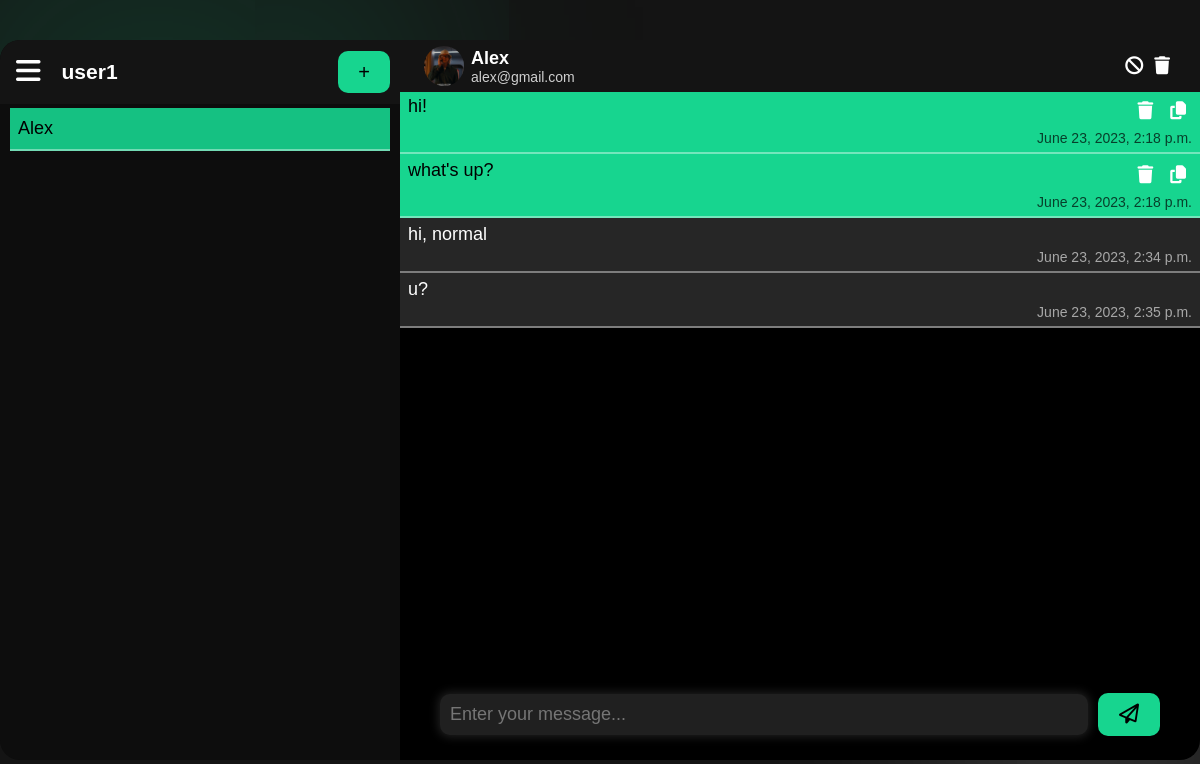
The page /chats/Alex-user1 (signed in) on the database its author committed.
### base/models.py (models this page shows, shortened)
class Chat(models.Model):
   user1 = models.ForeignKey(User, on_delete=models.CASCADE, related_name='user1')
   user2 = models.ForeignKey(User, on_delete=models.CASCADE, related_name='user2')
   slug = models.CharField(max_length=100, unique=True)

class Profile(models.Model):
   user = models.ForeignKey(User, on_delete=models.CASCADE, related_name='user')
   image = models.ImageField(upload_to='profile',
                             validators=[FileExtensionValidator(allowed_extensions=['jpg', 'png', 'svg', 'gif'])],
                             default='/profile/default_profile.jpg')
   about = models.TextField(blank=True, max_length=100)
   blocked_users = models.ManyToManyField(User, blank=True, related_name='blocked_users')
   def __str__(self):
       return self.user.username

class Message(models.Model):
   chat = models.ForeignKey(Chat, on_delete=models.SET_NULL, null=True)
   user = models.ForeignKey(User, on_delete=models.CASCADE)
   message = models.TextField(max_length=10000)
   created = models.DateTimeField(auto_now_add=True)
   updated = models.DateTimeField(auto_now=True)

### base/views/chat.py (the view, shortened to what this page needs)
# urls.py: path('chats/<str:slug>', chat.chat, name='chat'),
@login_required(login_url='base:sign-in')
def chat(request, slug):
   type = 'chat'
   one_chat = Chat.objects.get(slug=slug)
   if request.user == one_chat.user2:
      profile_user2 = Profile.objects.get(user=one_chat.user1)
   else:
      profile_user2 = Profile.objects.get(user=one_chat.user2)
   messages = Message.objects.filter(chat=one_chat)
   chats = Chat.objects.filter(Q(user1 =request.user) | Q(user2=request.user))
   print(profile_user2, profile_user2.image, profile_user2.user.username)
   context = {
      'type': type,
      'one_chat': one_chat,
      'profile_user2': profile_user2,
      'texts': messages,
      'chats': chats,
   }
   return render(request, 'base/Chat.html', context)

### base/templates/base/Chat.html (shortened to what this page needs)
{% include 'main.html' %}
{% load static  %}
{% block title %}
<link rel="stylesheet" href="{% static 'css/auth.css' %}">
<link rel="stylesheet" href="{% static 'css/chat.css' %}">
{% endblock title %}
{% block content %}
<div class="pre__form">
   <div class="form">
      <div class="form__left">
         <div class="form__left__header">
            <div class="header__left">
               <div class="icon show__menu" >
                  <i class="fa-solid fa-bars"></i>
               </div>
               <h3>{{request.user.username}}</h3>
            </div>
            <div class="header__center">
              <a href="{% url 'base:create-chat' %}" class="btn">+ </a>
            </div>
         </div>
         <div class="form__left__chats">
            {% for chat in chats %}
            <a
               class="chat"
               href="{% url 'base:chat' chat.slug %}"
               {% if one_chat %}
                  {% if chat.slug ==  one_chat.slug %}
                     style ="   background-color: rgb(23, 213, 143, .9);color: black ;"
                  {% endif %}
               {% endif %}
            >
               {% if request.user == chat.user1 %}
               {{ chat.user2.username }}
               {% else %}
               {{ chat.user1.username }}
               {% endif %}
            </a>
            {% endfor %}
         </div>
      </div>
      <div class="form__right">
         {% if type == 'create' %}
            <form action="" method="POST" class="create_new_chate">
               {% csrf_token %}
               <input
                  type="email"
                  name="email"
                  placeholder="Enter user email..."
                  required>
               <button class="btn" type="submit">Create<button>
            </form>
         {% elif type == 'chat' %}
        <div class="pre__messages">
         <div class="pre__messages__header">
            <div class="pre__messages__header__left">
               {% if request.user == one_chat.user1 %}
               <img src="/static/media/{{profile_user2.image}}" alt="{{profile_user2.image}}">
               <section class="data">
                  <b>{{one_chat.user2.username}}</b>
                  <p>{{one_chat.user2.email}}</p>
               </section>
               {% else %}
               <img src="/static/media/{{profile_user2.image}}" alt="{{profile_user2.image}}">
               <section class="data">
                  <b>{{one_chat.user1.username}}</b>
                  <p>{{one_chat.user1.email}}</p>
               </section>
               {% endif %}
            </div>
            <div class="pre__messages__header__right">
               <i class="fa-solid fa-ban"></i>
               <a
                     class="fa-solid fa-trash icon"
                     href="{% url 'base:chat-delete' one_chat.slug %}"
                  ></a>
            </div>
         </div>
         <div class="messages">
            {% if texts|length != 0 %}
            {% for message in texts %}
               <div
               class="mess"
               {% if message.user == request.user %}
                  style="background-color: rgba(23, 213, 143, 1); color: black;"
               {% endif %}
            >
            <div class="mess__content">
               <p class="text_for_copy">{{message.message}}</p>
               {% if message.user == request.user %}
               <p>
                  <a
                     class="fa-solid fa-trash icon"
                     href="{% url 'base:message-delete' one_chat.slug message.id %}"
                  ></a>
                  <a class="fa-solid fa-copy icon copy" ></a>
               </p>
               {% endif %}
            </div>
            <p
            class="mess_time"
            {% if message.user == request.user %}
               style="color: rgb(0,0,0,.7)"
            {% endif %}
            >{{ message.updated }}</p>
            </div>
            {% endfor %}
            {% else %}
            <div class="notFound">
               <h2>Messages Not Found</h2>
               <i class="fa-solid fa-comment-slash"></i>
            </div>
            {% endif %}
         </div>
         <form action="" method="POST" class="pre__messages__form">
             <input
               type="text"
               name="message"
               placeholder="Enter your message..."
               required
               />
               <button type="submit" class="btn">
                  <i class="fa-regular fa-paper-plane"></i>
               </button>
         </form>
        </div>
         {% endif %}
      </div>
   </div>
</div>
{% endblock content %}

### static/css/main.css (style rules this page uses)
* { box-sizing: border-box; padding: 0; margin: 0; text-decoration: none; outline: none; background-color: transparent; border: none; }
body { background-color: #141414; color: white; font-family: 'Franklin Gothic Medium', 'Arial Narrow', Arial, sans-serif; overflow: hidden; font-size: 18px; position: relative; }
body::after { display: block; content: ''; width: 0px; height: 0px; background-color: rgba(23, 213, 143, 0.07); box-shadow: 0 0 250px 250px rgba(23, 213, 143, 0.15); border-radius: 100%; position: absolute; top: 20%; left: 15%; z-index: -10; }
body::before { display: block; content: ''; width: 0px; height: 0px; background-color: rgba(254,254,254,.1); box-shadow: 0 0 200px 150px rgba(254,254,254,.15); border-radius: 100%; position: absolute; bottom: 5%; right: 10%; z-index: -10; }
.btn { background-color: #17D58F; color: black; font-size: 20px; width: 100%; max-width: 200px; padding: 10px 20px; font-family: 'Franklin Gothic Medium', 'Arial Narrow', Arial, sans-serif; border-radius: 10px; cursor: pointer; transition: all .3s ease-in-out; }
input, textarea { padding:10px 10px; background-color: rgb(254,254,254,.07); color: aliceblue; font-size: 18px; border-radius: 10px; max-width: 400px; width: 100%; transition: all .3s ease-in-out; }
.messages { position: fixed; }

### static/css/auth.css (style rules this page uses)
.pre__form { display: flex; justify-content: center; align-items: center; flex-direction: column; width: 100%; min-height: 100vh; height: 100%; }
.form { display: flex; justify-content: center; align-items: center; width: 100%; max-width: 800px; background-color: black; border-radius: 20px; }
.form img { width: 50%; max-height: 90vh; border-radius: 20px 0 0 20px; filter: brightness(80%); }
.form form { display: flex; justify-content: center; align-items: center; width: 50%; flex-direction: column; gap: 10px; padding: 3% 5%; }

### rows shown on the page
Chat: user2.username "Alex", user2.email "alex@gmail.com"
Profile: image (picture)
Message: message "hi!", updated "June 23, 2023, 2:18 p.m."
Message: message "what's up?", updated "June 23, 2023, 2:18 p.m."
Message: message "hi, normal", updated "June 23, 2023, 2:34 p.m."
Message: message "u?", updated "June 23, 2023, 2:35 p.m."

### other values the page prints
{{ request.user.username }} "user1"
